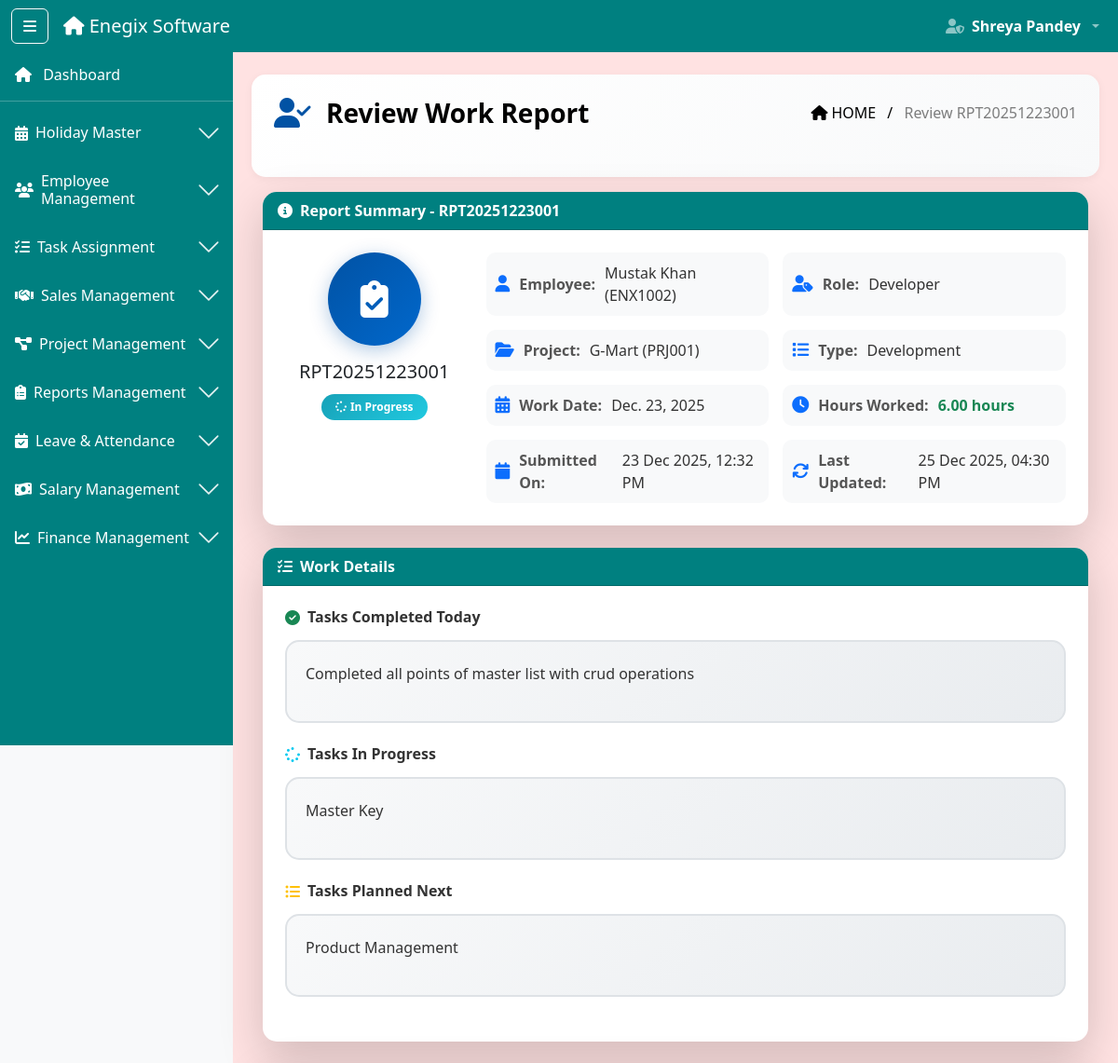
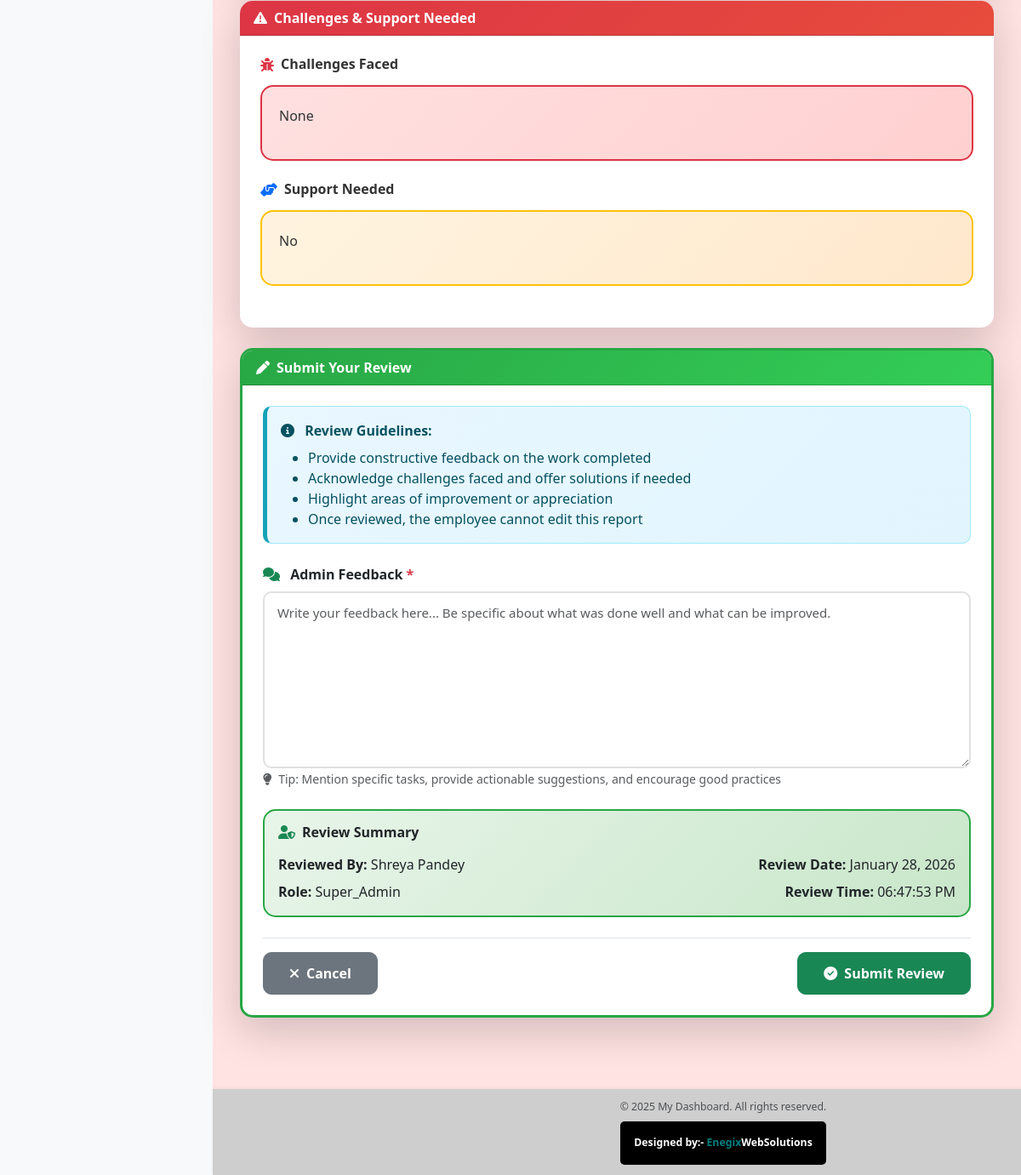
Screenshot of /work-reports/review/1/ (signed in) with the database file from the repository (2 pictures, top to bottom).
### software_app/models.py (models this page shows, shortened)
class DailyWorkReport(models.Model):
    TASK_STATUS_CHOICES = (
        ('completed', 'Completed'),
        ('in_progress', 'In Progress'),
        ('pending', 'Pending'),
        ('blocked', 'Blocked'),
    )
    report_id = models.CharField(max_length=15, unique=True, editable=False)
    project = models.ForeignKey(Project, on_delete=models.CASCADE, related_name='work_reports')
    project_id_display = models.CharField(max_length=10)  # Auto from project
    project_name = models.CharField(max_length=200)  # Auto from project
    project_type = models.CharField(max_length=20)  # Auto from project
    employee = models.ForeignKey(Employee, on_delete=models.CASCADE, related_name='work_reports')
    employee_id_display = models.CharField(max_length=10)  # Auto from employee
    employee_name = models.CharField(max_length=100)  # Auto from employee
    employee_role = models.CharField(max_length=50)  # Auto from employee
    work_date = models.DateField()
    hours_worked = models.DecimalField(max_digits=4, decimal_places=2, help_text="Hours spent on this project")
    tasks_completed = models.TextField(help_text="What tasks did you complete today?")
    tasks_in_progress = models.TextField(blank=True, null=True, help_text="What are you currently working on?")
    tasks_planned = models.TextField(blank=True, null=True, help_text="What do you plan to work on next?")
    challenges_faced = models.TextField(blank=True, null=True, help_text="Any blockers or challenges?")
    support_needed = models.TextField(blank=True, null=True, help_text="Do you need any help or resources?")
    overall_status = models.CharField(max_length=20, choices=TASK_STATUS_CHOICES, default='in_progress')
    additional_notes = models.TextField(blank=True, null=True, help_text="Any other important information")
    attachment_1 = models.FileField(upload_to='work_reports/', blank=True, null=True)
    attachment_2 = models.FileField(upload_to='work_reports/', blank=True, null=True)
    attachment_3 = models.FileField(upload_to='work_reports/', blank=True, null=True)
    is_reviewed = models.BooleanField(default=False)
    reviewed_by_name = models.CharField(max_length=100, blank=True, null=True)
    reviewed_by_role = models.CharField(max_length=50, blank=True, null=True)
    review_date = models.DateTimeField(blank=True, null=True)
    admin_feedback = models.TextField(blank=True, null=True)
    created_at = models.DateTimeField(auto_now_add=True)
    updated_at = models.DateTimeField(auto_now=True)
    is_active = models.BooleanField(default=True)
    class Meta:
        ordering = ['-work_date', '-created_at']
        unique_together = ('project', 'employee', 'work_date')  # One report per project per day

### software_app/decorators.py (the view)
        @wraps(view_func)
        def wrapper(request, *args, **kwargs):
            if 'user_id' not in request.session:
                messages.error(request, 'Please login first!')
                return redirect('login')
            user_role = request.session.get('role')
            if user_role not in allowed_roles:
                messages.error(request, 'You do not have permission to access this page!')
                return redirect('dashboard')
            return view_func(request, *args, **kwargs)

### software_app/context_processors.py (called while the page is built)
def user_context(request):
    return {
        'session_user_name': request.session.get('full_name', ''),
        'session_user_role': request.session.get('role', ''),
        'session_user_email': request.session.get('email', ''),
        'is_logged_in': 'user_id' in request.session,
    }

### software_app/views.py (called while the page is built, shortened)
@check_blocked_user
@login_required
@role_required(['admin', 'super_admin'])
def review_work_report(request, id):
    report = get_object_or_404(DailyWorkReport, id=id)
    context = {'report': report}
    return render(request, 'Reports/review_work_report.html', context)

### software_app/templates/Reports/review_work_report.html (shortened to what this page needs)
{% extends 'base2.html' %}
{% load static %}
{% block content %}
<div class="ribbon-header d-flex justify-content-between align-items-center px-4 pb-5 mb-3" style="color: black">
  <div class="d-flex align-items-center">
    <i class="fas fa-user-check me-3 fs-2" style="color: #0152a4;"></i>
    <div class="fw-bold fs-3">Review Work Report</div>
  </div>
  <div class="breadcrumb-text text-end">
    <span class="text-black"><i class="fas fa-home me-1"></i>HOME</span>
    <span class="mx-2 text-black">/</span>
    <span class="text-black-50">Review {{ report.report_id }}</span>
  </div>
</div>
<div class="container-fluid mt-2">
  <div class="card shadow-lg mb-4 modern-card">
    <div class="card-header table-title-bar fw-bold text-white">
      <i class="fas fa-info-circle me-2"></i>Report Summary - {{ report.report_id }}
    </div>
    <div class="card-body p-4">
      <div class="row">
        <div class="col-md-3 text-center mb-3">
          <div class="report-icon-section">
            <div class="report-icon">
              <i class="fas fa-clipboard-check"></i>
            </div>
            <h5 class="mt-3 mb-1">{{ report.report_id }}</h5>
            <div class="mt-2">
              {% if report.overall_status == 'completed' %}
              <span class="badge modern-badge badge-completed">
                <i class="fas fa-check-circle me-1"></i>Completed
              </span>
              {% elif report.overall_status == 'in_progress' %}
              <span class="badge modern-badge badge-in-progress">
                <i class="fas fa-spinner me-1"></i>In Progress
              </span>
              {% elif report.overall_status == 'blocked' %}
              <span class="badge modern-badge badge-blocked">
                <i class="fas fa-exclamation-circle me-1"></i>Blocked
              </span>
              {% else %}
              <span class="badge modern-badge badge-pending">
                <i class="fas fa-clock me-1"></i>Pending
              </span>
              {% endif %}
            </div>
          </div>
        </div>
        <div class="col-md-9">
          <div class="info-grid">
            <div class="info-item">
              <i class="fas fa-user text-primary"></i>
              <span class="info-label">Employee:</span>
              <span class="info-value">{{ report.employee_name }} ({{ report.employee_id_display }})</span>
            </div>
            <div class="info-item">
              <i class="fas fa-user-tag text-primary"></i>
              <span class="info-label">Role:</span>
              <span class="info-value">{{ report.employee_role|title }}</span>
            </div>
            <div class="info-item">
              <i class="fas fa-folder-open text-primary"></i>
              <span class="info-label">Project:</span>
              <span class="info-value">{{ report.project_name }} ({{ report.project_id_display }})</span>
            </div>
            <div class="info-item">
              <i class="fas fa-list text-primary"></i>
              <span class="info-label">Type:</span>
              <span class="info-value">{{ report.project_type|title }}</span>
            </div>
            <div class="info-item">
              <i class="fas fa-calendar-alt text-primary"></i>
              <span class="info-label">Work Date:</span>
              <span class="info-value">{{ report.work_date }}</span>
            </div>
            <div class="info-item">
              <i class="fas fa-clock text-primary"></i>
              <span class="info-label">Hours Worked:</span>
              <span class="info-value"><strong class="text-success">{{ report.hours_worked }} hours</strong></span>
            </div>
            <div class="info-item">
              <i class="fas fa-calendar text-primary"></i>
              <span class="info-label">Submitted On:</span>
              <span class="info-value">{{ report.created_at|date:"d M Y, h:i A" }}</span>
            </div>
            <div class="info-item">
              <i class="fas fa-sync text-primary"></i>
              <span class="info-label">Last Updated:</span>
              <span class="info-value">{{ report.updated_at|date:"d M Y, h:i A" }}</span>
            </div>
          </div>
        </div>
      </div>
    </div>
  </div>
  <div class="card shadow-lg mb-4 modern-card">
    <div class="card-header table-title-bar fw-bold text-white">
      <i class="fas fa-tasks me-2"></i>Work Details
    </div>
    <div class="card-body p-4">
      <div class="section-block mb-4">
        <h6 class="section-title"><i class="fas fa-check-circle text-success me-2"></i>Tasks Completed Today</h6>
        <div class="content-box">
          {{ report.tasks_completed|linebreaks }}
        </div>
      </div>
      {% if report.tasks_in_progress %}
      <div class="section-block mb-4">
        <h6 class="section-title"><i class="fas fa-spinner text-info me-2"></i>Tasks In Progress</h6>
        <div class="content-box">
          {{ report.tasks_in_progress|linebreaks }}
        </div>
      </div>
      {% endif %}
      {% if report.tasks_planned %}
      <div class="section-block mb-4">
        <h6 class="section-title"><i class="fas fa-list-ul text-warning me-2"></i>Tasks Planned Next</h6>
        <div class="content-box">
          {{ report.tasks_planned|linebreaks }}
        </div>
      </div>
      {% endif %}
    </div>
  </div>
  {% if report.challenges_faced or report.support_needed %}
  <div class="card shadow-lg mb-4 modern-card">
    <div class="card-header table-title-bar fw-bold text-white" style="background: linear-gradient(135deg, #dc3545 0%, #e74c3c 100%);">
      <i class="fas fa-exclamation-triangle me-2"></i>Challenges & Support Needed
    </div>
    <div class="card-body p-4">
      {% if report.challenges_faced %}
      <div class="section-block mb-4">
        <h6 class="section-title"><i class="fas fa-bug text-danger me-2"></i>Challenges Faced</h6>
        <div class="content-box alert-danger">
          {{ report.challenges_faced|linebreaks }}
        </div>
      </div>
      {% endif %}
      {% if report.support_needed %}
      <div class="section-block">
        <h6 class="section-title"><i class="fas fa-hands-helping text-primary me-2"></i>Support Needed</h6>
        <div class="content-box alert-warning">
          {{ report.support_needed|linebreaks }}
        </div>
      </div>
      {% endif %}
    </div>
  </div>
  {% endif %}
  <div class="card shadow-lg mb-4 modern-card review-form-card">
    <div class="card-header table-title-bar fw-bold text-white" style="background: linear-gradient(135deg, #28a745 0%, #34ce57 100%);">
      <i class="fas fa-pen me-2"></i>Submit Your Review
    </div>
    <div class="card-body p-4">
      <form method="POST" action="{% url 'review_work_report' report.id %}" id="reviewForm">
        <div class="alert alert-info modern-alert mb-4">
          <i class="fas fa-info-circle me-2"></i>
          <strong>Review Guidelines:</strong>
          <ul class="mb-0 mt-2">
            <li>Provide constructive feedback on the work completed</li>
            <li>Acknowledge challenges faced and offer solutions if needed</li>
            <li>Highlight areas of improvement or appreciation</li>
            <li>Once reviewed, the employee cannot edit this report</li>
          </ul>
        </div>
        <div class="mb-4">
          <label class="form-label fw-bold">
            <i class="fas fa-comments text-success me-2"></i>
            Admin Feedback <span class="text-danger">*</span>
          </label>
          <textarea
            class="form-control modern-input"
            id="admin_feedback"
            name="admin_feedback"
            rows="8"
            placeholder="Write your feedback here... Be specific about what was done well and what can be improved."
            required
          ></textarea>
          <small class="text-muted">
            <i class="fas fa-lightbulb me-1"></i>
            Tip: Mention specific tasks, provide actionable suggestions, and encourage good practices
          </small>
        </div>
        <div class="review-summary p-3 mb-4">
          <h6 class="fw-bold mb-3"><i class="fas fa-user-shield text-success me-2"></i>Review Summary</h6>
          <div class="row">
            <div class="col-md-6">
              <p class="mb-2"><strong>Reviewed By:</strong> {{ request.session.full_name }}</p>
              <p class="mb-0"><strong>Role:</strong> {{ request.session.role|title }}</p>
            </div>
            <div class="col-md-6 text-md-end">
              <p class="mb-2"><strong>Review Date:</strong> <span id="currentDate"></span></p>
              <p class="mb-0"><strong>Review Time:</strong> <span id="currentTime"></span></p>
            </div>
          </div>
        </div>
        <div class="d-flex justify-content-between pt-3 border-top">
          <a href="{% url 'all_work_reports' %}" class="btn btn-secondary btn-action-main">
            <i class="fas fa-times me-2"></i>Cancel
          </a>
          <button type="submit" class="btn btn-success btn-action-main" onclick="return confirm('Are you sure you want to submit this review? This action cannot be undone.')">
            <i class="fas fa-check-circle me-2"></i>Submit Review
          </button>
        </div>
      </form>
    </div>
  </div>
</div>
{% endblock %}

### software_app/static/css/style.css (style rules this page uses)
body { min-height: 100vh; background-color: #f8f9fa; transition: margin-left 0.3s ease; display: flex; flex-direction: column; }
html, body { overflow-x: hidden; width: 100%; }
.table-title-bar { background-color:#008080; }

### software_app/templates/Reports/review_work_report.html (style rules this page uses)
.modern-card { border-radius: 15px; border: none; overflow: hidden; }
.ribbon-header { background: linear-gradient(135deg, #ffffff 0%, #f8f9fa 100%); border-radius: 15px; padding: 20px; margin-bottom: 20px; box-shadow: 0 2px 10px rgba(0,0,0,0.05); }
.report-icon-section { display: flex; flex-direction: column; align-items: center; }
.report-icon { width: 100px; height: 100px; background: linear-gradient(135deg, #0152a4 0%, #0168cc 100%); color: white; border-radius: 50%; display: flex; align-items: center; justify-content: center; font-size: 40px; box-shadow: 0 5px 20px rgba(1, 82, 164, 0.3); }
.info-grid { display: grid; grid-template-columns: repeat(auto-fit, minmax(250px, 1fr)); gap: 15px; }
.info-item { display: flex; align-items: center; gap: 10px; padding: 10px; background: #f8f9fa; border-radius: 10px; transition: all 0.3s ease; }
.info-item i { font-size: 18px; }
.info-label { font-weight: 600; color: #555; }
.info-value { color: #333; }
.section-block { margin-bottom: 25px; }
.section-title { font-weight: 700; color: #333; margin-bottom: 15px; display: flex; align-items: center; }
.content-box { padding: 20px; background: linear-gradient(135deg, #f8f9fa 0%, #e9ecef 100%); border-radius: 15px; border: 2px solid #dee2e6; color: #333; line-height: 1.8; }
.content-box.alert-danger { background: linear-gradient(135deg, #ffe0e0 0%, #ffd0d0 100%); border-color: #dc3545; }
.content-box.alert-warning { background: linear-gradient(135deg, #fff4e0 0%, #ffe8cc 100%); border-color: #ffc107; }
.modern-badge { padding: 8px 15px; border-radius: 20px; font-weight: 600; font-size: 12px; display: inline-flex; align-items: center; }
.badge-in-progress { background: linear-gradient(135deg, #17a2b8 0%, #20c9e0 100%); color: white; }
.review-form-card { border: 3px solid #28a745; box-shadow: 0 5px 25px rgba(40, 167, 69, 0.2); }
.modern-input { border: 2px solid #e0e0e0 !important; border-radius: 10px; padding: 12px 15px; transition: all 0.3s ease; color: #000; font-size: 15px; }
.modern-alert { border-radius: 10px; border-left: 5px solid #17a2b8; background: linear-gradient(135deg, #e9f7ff 0%, #e1f5fe 100%); }
.review-summary { background: linear-gradient(135deg, #e8f5e9 0%, #c8e6c9 100%); border-radius: 15px; border: 2px solid #28a745; }
.btn-action-main { padding: 12px 30px; border-radius: 10px; font-weight: 600; transition: all 0.3s ease; }

### rows the page displays
DailyWorkReport: report_id "RPT20251223001", employee_name "Mustak Khan", employee_id_display "ENX1002", employee_role "Developer", project_name "G-Mart", project_id_display "PRJ001", project_type "Development", work_date "Dec. 23, 2025", hours_worked "6.00", created_at "23 Dec 2025, 12:32 PM", updated_at "25 Dec 2025, 04:30 PM", tasks_completed "Completed all points of master list with crud operations", tasks_in_progress "Master Key", tasks_planned "Product Management", challenges_faced "None", support_needed "No"

### other values shown
{{ request.session.full_name }} "Shreya Pandey"
{{ request.session.role|title }} "Super_Admin"
